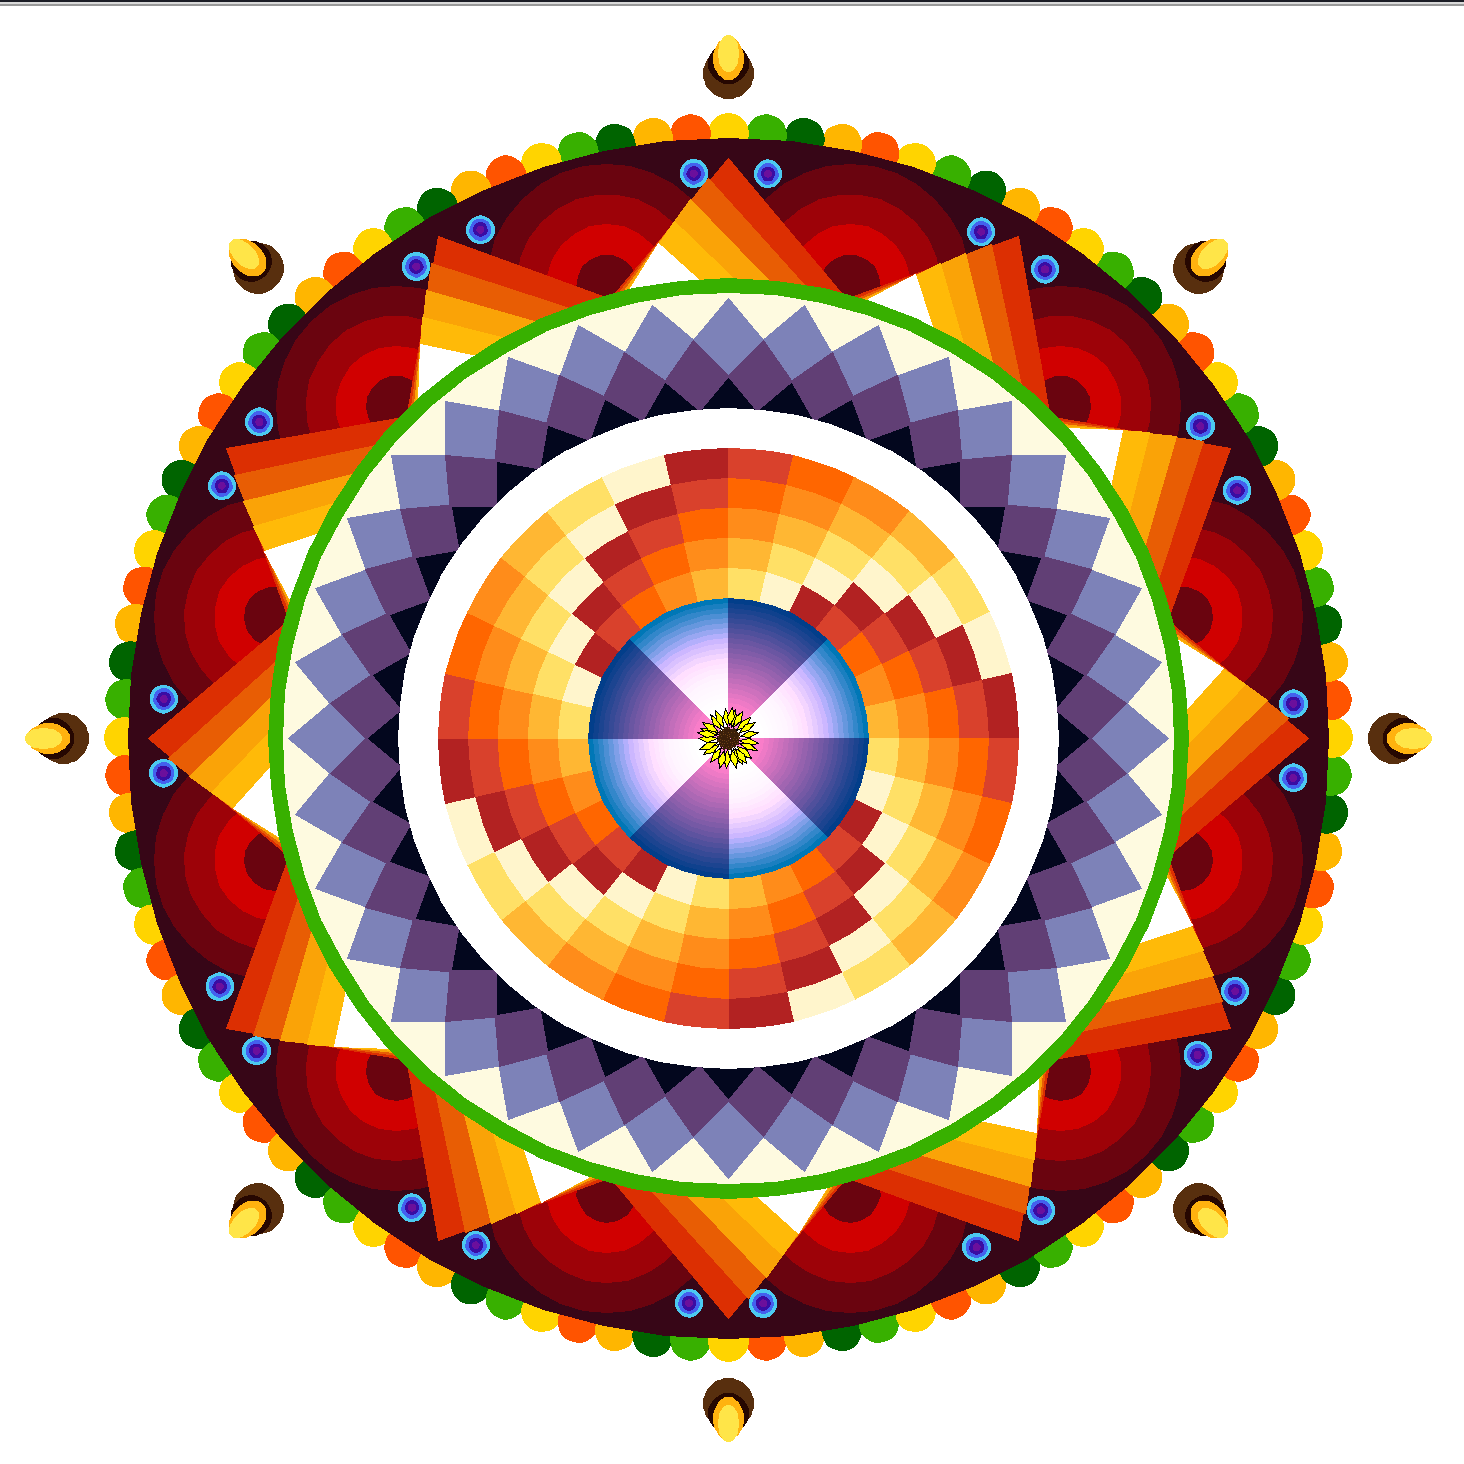

The script that drew this image:
"""
MAIN POOKALAM DRAWING FUNCTIONS
===============================
Orchestrates all the components to create the complete pookalam design.
"""

import turtle
from shapes import (
    draw_filled_circle, draw_sectored_circle, draw_small_circles_ring,
    draw_repeating_triangle_pattern
)
from diya import draw_diyas_around_pookalam
from border import draw_circular_border
from sunflower import draw_phyllotactic_sunflower

# Global turtle instance 
main_turtle = turtle.Turtle()
main_turtle.hideturtle()
main_turtle.speed(0)

# =============================================================================
# MAIN POOKALAM LAYERS
# =============================================================================

def draw_outer_rings():
    """Draw the outermost decorative rings of the pookalam."""
    draw_filled_circle(600, "#370617")

    draw_small_circles_ring(
        center=(0, 0), big_radius=580, small_radius=14, count=48,
        color="#4cc9f0", start_angle=11, inner_rings=3,
        inner_colors=["#4361ee", "#3a0ca3", "#6b0f9c", "#f72585"]
    )

    draw_small_circles_ring(
        center=(0, 0), big_radius=590, small_radius=120, count=12,
        color="#6a040f", start_angle=15, inner_rings=3,
        inner_colors=["#9d0208", "#d00000", "#6a040f"]
    )

def draw_triangle_layers():
    """Draw the layered triangular patterns."""
    triangle_patterns = [
        (580, "#DC2F02", 12),
        (560, "#E85D04", 12),
        (540, "#FAA307", 12),
        (520, "#FFBA08", 12),
        (500, "white", 12)
    ]

    for length, color, repeat_count in triangle_patterns:
        draw_repeating_triangle_pattern(length, color, repeat_count)
        main_turtle.right(3)

def draw_middle_section():
    """Draw the middle decorative section with circles and triangles."""
    draw_filled_circle(460, "#38b000")
    draw_filled_circle(445, "#fefae0")

    inner_patterns = [
        (440, "#7D82B8", 36),
        (400, "#613F75", 36),
        (360, "#03071e", 36)
    ]

    for length, color, repeat_count in inner_patterns:
        draw_repeating_triangle_pattern(length, color, repeat_count)

def draw_sectored_layers():
    """Draw the colorful sectored circular layers."""
    draw_filled_circle(330, "white")

    # Color gradients for each layer
    color_palettes = [
        ['#B22222', '#D9412C', '#FF6600', '#FF8C1A', '#FFB733', '#FFE066', '#FFF5CC'],
        ['#D9412C', '#FF6600', '#FF8C1A', '#FFB733', '#FFE066', '#FFF5CC', '#B22222'],
        ['#FF6600', '#FF8C1A', '#FFB733', '#FFE066', '#FFF5CC', '#B22222', '#D9412C'],
        ['#FF8C1A', '#FFB733', '#FFE066', '#FFF5CC', '#B22222', '#D9412C', '#FF6600'],
        ['#FFB733', '#FFE066', '#FFF5CC', '#B22222', '#D9412C', '#FF6600', '#FF8C1A']
    ]

    layer_radii = [290, 260, 230, 200, 170]

    for radius, colors in zip(layer_radii, color_palettes):
        draw_sectored_circle(radius, 28, colors)

def draw_center_section():
    """Draw the center section featuring a phyllotactic sunflower."""
    center_colors = [
        (140, ['#0077b6', '#023e8a']),
        (135, ['#1a7fc0', '#0f418d']),
        (130, ['#3387ca', '#1c4490']),
        (125, ['#4d8fd4', '#294793']),
        (120, ['#6697de', '#364a96']),
        (115, ['#809fe8', '#434d99']),
        (110, ['#99a7f2', '#50509c']),
        (105, ['#b3affc', '#5d539f']),
        (100, ['#ccb7ff', '#6a56a2']),
        (95, ['#d9c1ff', '#7559a5']),
        (90, ['#e6cbff', '#805ca8']),
        (85, ['#f3d5ff', '#8b5fab']),
        (80, ['#ffdfff', '#9662ae']),
        (75, ['#ffe5ff', '#a165b1']),
        (70, ['#ffebff', '#ac68b4']),
        (65, ['#fff1ff', '#b76bb7']),
        (60, ['#fff5ff', '#c26eba']),
        (55, ['#fff7ff', '#cd71bd']),
        (50, ['#fff9ff', '#d874c0']),
        (45, ['#fffbff', '#e377c3']),
        (40, ['#fffdff', '#ee7ac6']),
        (35, ['#ffffff', '#f97dc9']),
        (30, ['#ffffff', '#ff80cc']),
        (25, ['#ffffff', '#ff83cf']),
        (20, ['#ffffff', '#ff86d2']),
        (15, ['#ffffff', '#ff89d5']),
        (10, ['#ffffff', '#ff8cd8'])
    ]

    for radius, colors in center_colors:
        draw_sectored_circle(radius, 8, colors)

    draw_phyllotactic_sunflower(turtle.Turtle(), 88, 64)

def draw_complete_pookalam():
    """Main function to draw the complete pookalam design."""

    draw_circular_border()
    draw_outer_rings()
    draw_triangle_layers()
    draw_middle_section()
    draw_sectored_layers()
    draw_center_section()

    draw_diyas_around_pookalam(
        center=(0, 0), pookalam_radius=690, diya_radius=25, diya_count=8,
        diya_color="#582f0e", flame_colors=["#260701", "#ffb20f", "#ffe548"],
        flame_count=4, start_angle=0
    )

# =============================================================================
# DISPLAY FUNCTIONS
# =============================================================================

def display_festival_message():
    """Display the festive Onam message."""

    # Display main festival greeting
    greeting_turtle = turtle.Turtle()
    greeting_turtle.speed(0)
    greeting_turtle.penup()
    greeting_turtle.goto(-1250, 500)
    greeting_turtle.pendown()
    greeting_turtle.color("#d00000")
    greeting_turtle.write("Happy Onam!", font=("Courier", 50, "bold italic"))
    greeting_turtle.hideturtle()
